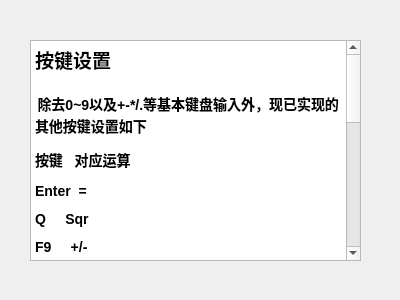
<?xml version="1.0" encoding="UTF-8"?>
<ui version="4.0">
 <class>Help</class>
 <widget class="QDialog" name="Help">
  <property name="geometry">
   <rect>
    <x>0</x>
    <y>0</y>
    <width>400</width>
    <height>300</height>
   </rect>
  </property>
  <property name="windowTitle">
   <string>Help</string>
  </property>
  <property name="windowIcon">
   <iconset>
    <disabledoff>:/myImages/image/help.png</disabledoff>
   </iconset>
  </property>
  <widget class="QTextEdit" name="textEdit">
   <property name="geometry">
    <rect>
     <x>30</x>
     <y>40</y>
     <width>331</width>
     <height>221</height>
    </rect>
   </property>
   <property name="html">
    <string>&lt;!DOCTYPE HTML PUBLIC &quot;-//W3C//DTD HTML 4.0//EN&quot; &quot;http://www.w3.org/TR/REC-html40/strict.dtd&quot;&gt;
&lt;html&gt;&lt;head&gt;&lt;meta name=&quot;qrichtext&quot; content=&quot;1&quot; /&gt;&lt;style type=&quot;text/css&quot;&gt;
p, li { white-space: pre-wrap; }
&lt;/style&gt;&lt;/head&gt;&lt;body style=&quot; font-family:'SimSun'; font-size:9pt; font-weight:400; font-style:normal;&quot;&gt;
&lt;p style=&quot; margin-top:0px; margin-bottom:0px; margin-left:0px; margin-right:0px; -qt-block-indent:0; text-indent:0px;&quot;&gt;&lt;span style=&quot; font-size:14pt; font-weight:600;&quot;&gt;按键设置&lt;/span&gt;&lt;/p&gt;
&lt;p style=&quot;-qt-paragraph-type:empty; margin-top:0px; margin-bottom:0px; margin-left:0px; margin-right:0px; -qt-block-indent:0; text-indent:0px; font-size:12pt; font-weight:600;&quot;&gt;&lt;br /&gt;&lt;/p&gt;
&lt;p style=&quot; margin-top:0px; margin-bottom:0px; margin-left:0px; margin-right:0px; -qt-block-indent:0; text-indent:0px;&quot;&gt;&lt;span style=&quot; font-family:'Calibri'; font-size:10.5pt; vertical-align:super;&quot;&gt; &lt;/span&gt;&lt;span style=&quot; font-family:'宋体'; font-size:10.5pt; font-weight:600;&quot;&gt;除去0~9以及&lt;/span&gt;&lt;span style=&quot; font-family:'Calibri'; font-size:10.5pt; font-weight:600;&quot;&gt;+-*/.&lt;/span&gt;&lt;span style=&quot; font-family:'宋体'; font-size:10.5pt; font-weight:600;&quot;&gt;等基本键盘输入外，现已实现的其他按键设置如下&lt;/span&gt;&lt;/p&gt;
&lt;p style=&quot; margin-top:12px; margin-bottom:12px; margin-left:0px; margin-right:0px; -qt-block-indent:0; text-indent:0px;&quot;&gt;&lt;span style=&quot; font-family:'宋体'; font-size:10.5pt; font-weight:600;&quot;&gt;按键   对应运算&lt;/span&gt;&lt;/p&gt;
&lt;p style=&quot; margin-top:12px; margin-bottom:12px; margin-left:0px; margin-right:0px; -qt-block-indent:0; text-indent:0px;&quot;&gt;&lt;span style=&quot; font-family:'宋体'; font-size:10.5pt; font-weight:600;&quot;&gt;Enter  =&lt;/span&gt;&lt;/p&gt;
&lt;p style=&quot; margin-top:12px; margin-bottom:12px; margin-left:0px; margin-right:0px; -qt-block-indent:0; text-indent:0px;&quot;&gt;&lt;span style=&quot; font-family:'宋体'; font-size:10.5pt; font-weight:600;&quot;&gt;Q     Sqr&lt;/span&gt;&lt;/p&gt;
&lt;p style=&quot; margin-top:12px; margin-bottom:12px; margin-left:0px; margin-right:0px; -qt-block-indent:0; text-indent:0px;&quot;&gt;&lt;span style=&quot; font-family:'宋体'; font-size:10.5pt; font-weight:600;&quot;&gt;F9     +/-&lt;/span&gt;&lt;/p&gt;
&lt;p style=&quot; margin-top:12px; margin-bottom:12px; margin-left:0px; margin-right:0px; -qt-block-indent:0; text-indent:0px;&quot;&gt;&lt;span style=&quot; font-family:'宋体'; font-size:10.5pt; font-weight:600;&quot;&gt;E      Exp&lt;/span&gt;&lt;/p&gt;
&lt;p style=&quot; margin-top:12px; margin-bottom:12px; margin-left:0px; margin-right:0px; -qt-block-indent:0; text-indent:0px;&quot;&gt;&lt;span style=&quot; font-family:'宋体'; font-size:10.5pt; font-weight:600;&quot;&gt;T      tan&lt;/span&gt;&lt;/p&gt;
&lt;p style=&quot; margin-top:12px; margin-bottom:12px; margin-left:0px; margin-right:0px; -qt-block-indent:0; text-indent:0px;&quot;&gt;&lt;span style=&quot; font-family:'宋体'; font-size:10.5pt; font-weight:600;&quot;&gt;S      Sin&lt;/span&gt;&lt;/p&gt;
&lt;p style=&quot; margin-top:12px; margin-bottom:12px; margin-left:0px; margin-right:0px; -qt-block-indent:0; text-indent:0px;&quot;&gt;&lt;span style=&quot; font-family:'宋体'; font-size:10.5pt; font-weight:600;&quot;&gt;C      Cos&lt;/span&gt;&lt;/p&gt;
&lt;p style=&quot; margin-top:12px; margin-bottom:12px; margin-left:0px; margin-right:0px; -qt-block-indent:0; text-indent:0px;&quot;&gt;&lt;span style=&quot; font-family:'宋体'; font-size:10.5pt; font-weight:600;&quot;&gt;Y      N次方&lt;/span&gt;&lt;/p&gt;
&lt;p style=&quot; margin-top:12px; margin-bottom:12px; margin-left:0px; margin-right:0px; -qt-block-indent:0; text-indent:0px;&quot;&gt;&lt;span style=&quot; font-family:'宋体'; font-size:10.5pt; font-weight:600;&quot;&gt;L      log&lt;/span&gt;&lt;/p&gt;
&lt;p style=&quot; margin-top:12px; margin-bottom:12px; margin-left:0px; margin-right:0px; -qt-block-indent:0; text-indent:0px;&quot;&gt;&lt;span style=&quot; font-family:'宋体'; font-size:10.5pt; font-weight:600;&quot;&gt;M      Mod&lt;/span&gt;&lt;/p&gt;
&lt;p style=&quot; margin-top:12px; margin-bottom:12px; margin-left:0px; margin-right:0px; -qt-block-indent:0; text-indent:0px;&quot;&gt;&lt;span style=&quot; font-family:'宋体'; font-size:10.5pt; font-weight:600;&quot;&gt;N      ln&lt;/span&gt;&lt;/p&gt;
&lt;p style=&quot; margin-top:12px; margin-bottom:12px; margin-left:0px; margin-right:0px; -qt-block-indent:0; text-indent:0px;&quot;&gt;&lt;span style=&quot; font-family:'宋体'; font-size:10.5pt; font-weight:600;&quot;&gt;Esc    Clear&lt;/span&gt;&lt;/p&gt;
&lt;p style=&quot; margin-top:12px; margin-bottom:12px; margin-left:0px; margin-right:0px; -qt-block-indent:0; text-indent:0px;&quot;&gt;&lt;span style=&quot; font-family:'宋体'; font-size:10.5pt; font-weight:600;&quot;&gt;R      Reciprocal&lt;/span&gt;&lt;/p&gt;
&lt;p style=&quot; margin-top:12px; margin-bottom:12px; margin-left:0px; margin-right:0px; -qt-block-indent:0; text-indent:0px;&quot;&gt;&lt;span style=&quot; font-family:'宋体'; font-size:10.5pt; font-weight:600;&quot;&gt;Delete Clear_entry&lt;/span&gt;&lt;/p&gt;
&lt;p style=&quot; margin-top:0px; margin-bottom:0px; margin-left:0px; margin-right:0px; -qt-block-indent:0; text-indent:0px;&quot;&gt;&lt;span style=&quot; font-family:'宋体'; font-size:10.5pt; font-weight:600;&quot;&gt;Backspace/Space  delete&lt;/span&gt;&lt;/p&gt;
&lt;p style=&quot;-qt-paragraph-type:empty; margin-top:0px; margin-bottom:0px; margin-left:0px; margin-right:0px; -qt-block-indent:0; text-indent:0px; font-family:'宋体'; font-size:10.5pt; font-weight:600;&quot;&gt;&lt;br /&gt;&lt;/p&gt;
&lt;p style=&quot; margin-top:0px; margin-bottom:0px; margin-left:0px; margin-right:0px; -qt-block-indent:0; text-indent:0px;&quot;&gt;&lt;span style=&quot; font-family:'宋体'; font-size:10.5pt; font-weight:600;&quot;&gt;注：三角函数与双曲函数相应按键均对应当前模式下运算&lt;/span&gt;&lt;/p&gt;&lt;/body&gt;&lt;/html&gt;</string>
   </property>
  </widget>
 </widget>
 <resources/>
 <connections/>
</ui>
